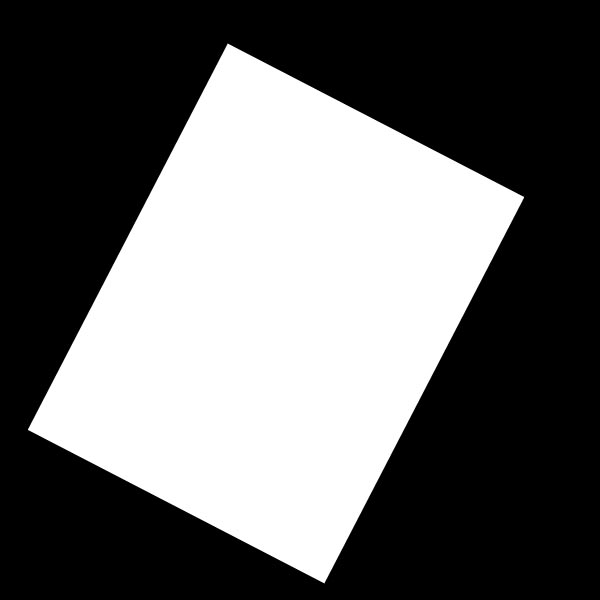
//> input picture ark.jpg, 600 x 600 px
$ ./cvtest   (built with g++ and OpenCV 4)
//> lines starting //> are read from the running program, lines starting //| are printed output that depends on the picture; after the words box and inside, x2 and y2 are one past the last pixel; in counts of white or black regions, pixels touching at a corner belong together

#include "opencv2/opencv.hpp"
#include "opencv2/highgui.hpp"
#include "opencv2/imgproc.hpp"

using namespace std;
// comparison function object

bool compareContourAreas ( std::vector<cv::Point> contour1, std::vector<cv::Point> contour2 ) {
    double i = fabs( cv::contourArea(cv::Mat(contour1)) );
    double j = fabs( cv::contourArea(cv::Mat(contour2)) );
    return ( i < j );
}

int main() {

  cv::Mat matrix = cv::imread("ark.jpg", 1);
//> matrix is the input picture: 600 rows x 600 cols, CV_8UC3; min 0, max 255, mean 102.9
  cv::Mat resized;
  cv::Mat gray;
  cv::Mat blurred;
  cv::Mat canny;
  std::vector<std::vector<cv::Point> > contours;
  std::vector<cv::Point> screenCnt;

  double rescalefactor = 300/matrix.size().width;
//> rescalefactor = 0
  cv::resize(matrix, resized, cv::Size(600, 600), 0, 0);
  cv::cvtColor(resized, gray, cv::COLOR_BGR2GRAY);
  cv::GaussianBlur(gray, blurred, cv::Size(5, 5), 0);
  cv::Canny(blurred, canny, 75, 200);
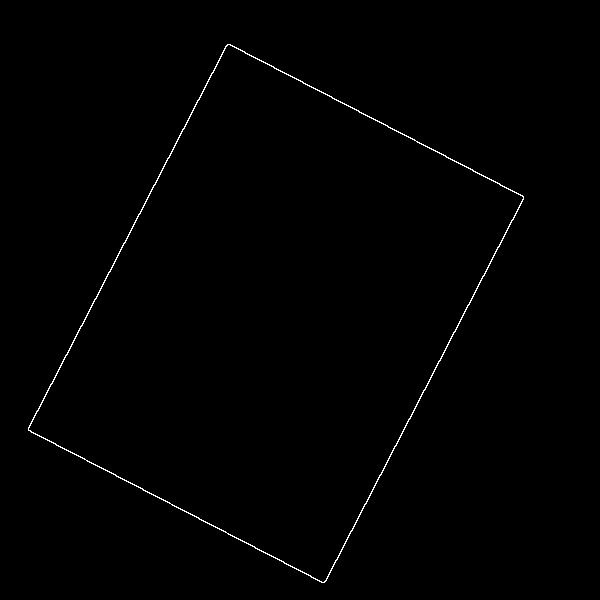
//> canny: 600 rows x 600 cols, CV_8UC1; 0.57% white in thin lines or dots, all inside (x1, y1, x2, y2) = (28, 44, 524, 583)
  cv::findContours(canny, contours, cv::RETR_LIST, cv::CHAIN_APPROX_SIMPLE);
//> contours = 2 contours; box (x1, y1, x2, y2) and area: (28, 44, 524, 583) 145641, (28, 44, 524, 583) 144941
  std::sort(contours.begin(), contours.end(), compareContourAreas);
//> in compareContourAreas, `double i = fabs( cv::contourArea(cv::Mat(contour1)) );`: i = 145641
//> in compareContourAreas, `double j = fabs( cv::contourArea(cv::Mat(contour2)) );`: j = 144941
  for(size_t i=0; i<contours.size(); i++) {
       // use contours[i] for the current contour
       double arclen = cv::arcLength(contours[i], true);
       cv::approxPolyDP(contours[i], screenCnt, 0.02*arclen, true);
       if (screenCnt.size()==4) {
           break;
       }
  }
//> this loop made 1 pass
//> arclen on pass 1: 1652.4
  std::vector<std::vector<cv::Point> > draw_contours;
  draw_contours.push_back(screenCnt);
//> draw_contours = 1 contour; box (x1, y1, x2, y2) and area: (28, 44, 524, 583) 144175
  cv::drawContours(resized, draw_contours, -1, cv::Scalar(0, 255, 0));
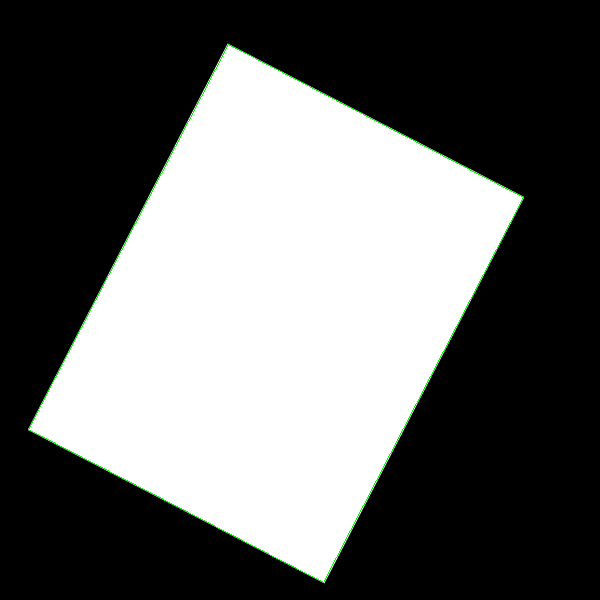
//> resized: 600 rows x 600 cols, CV_8UC3; 0.38% of pixels changed, all inside (x1, y1, x2, y2) = (28, 44, 524, 583)
  cv::imshow("Image", resized);
  cv::waitKey(10000);
}
